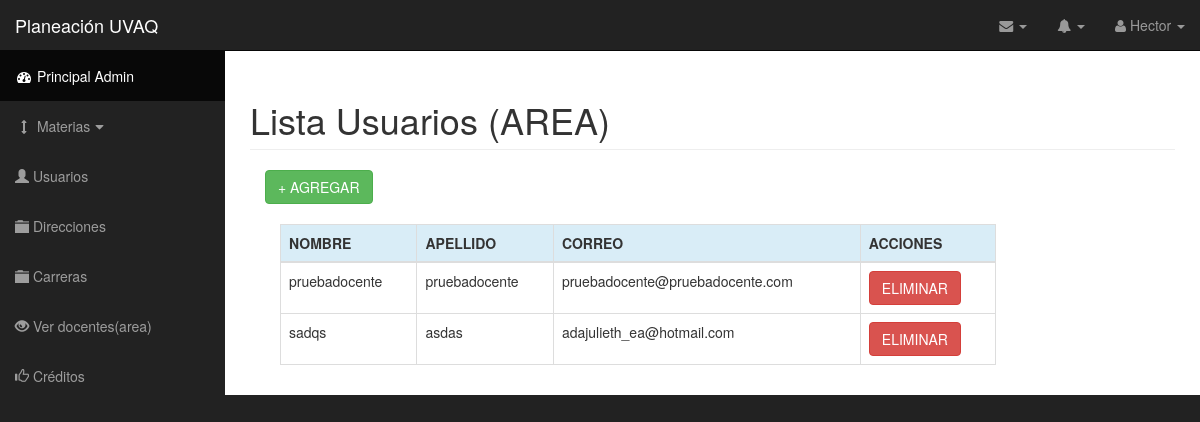
Before: /docentes.php (signed in) with the older database file.
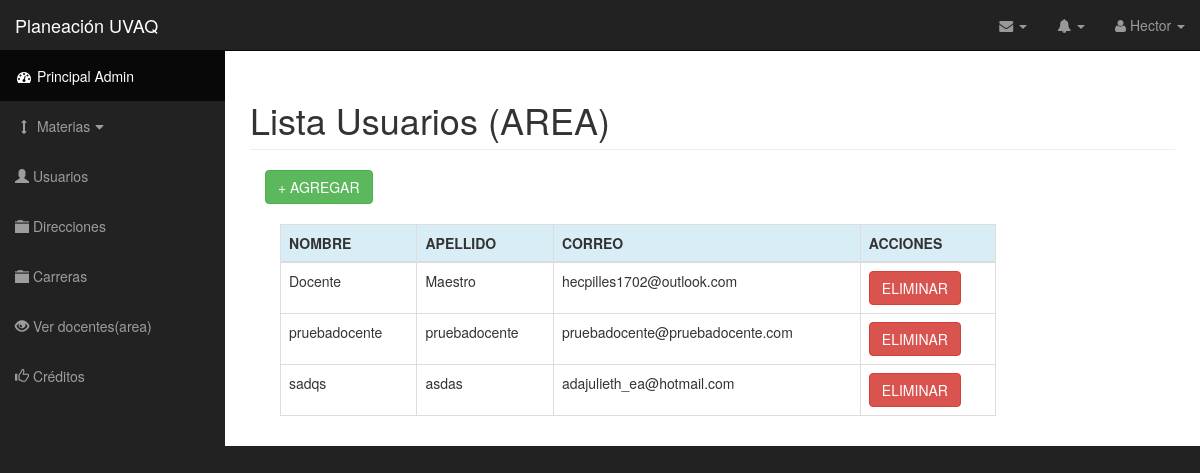
After: the same page with the newer database file.
### tables this page shows
CREATE TABLE `usuarios` (
  `id_usuario` int(11) NOT NULL,
  `usuario` varchar(20) NOT NULL,
  `nombre` varchar(40) NOT NULL,
  `apellido` varchar(40) NOT NULL,
  `pass` varchar(40) NOT NULL,
  `correo` varchar(50) NOT NULL,
  `grado_academ` varchar(50) NOT NULL,
  `formacion` varchar(40) NOT NULL,
  `admin` int(1) NOT NULL,
  `director` int(11) NOT NULL,
  `id_director` int(11) NOT NULL
);

### docentes.php (the view, shortened to what this page needs)
<?php include('conect.php'); ?>
<!DOCTYPE html>
<html lang="en">
    <?php include('head.php'); ?>
    <body>
        <div id="wrapper">
            <nav class="navbar navbar-inverse navbar-fixed-top" role="navigation">
                <?php include("navbarHeader.php"); include("sidebar.php"); ?>
            </nav>
            <div id="page-wrapper">
                <div class="container-fluid table-responsive">
                    <h1 class="page-header">
                    Lista Usuarios (AREA)
                    </h1>
                    <div class="col-md-12">
                        <?php
                        $sql = mysqli_query($link, "SELECT * FROM usuarios where  admin = '0' and director = '0' and id_director = $_SESSION[id_usuario]");
                        ?>
                        <a href="agregar_usudoc.php" class="btn btn-success" >+ AGREGAR</a><br><br>
                        <div class="col-lg-10 col-md-10 col-sm-12 col-xs-12">
                            <table class="table table-hover table-bordered table-responsive">
                                <thead>
                                    <tr class="info">
                                        <th>NOMBRE</th>
                                        <th>APELLIDO</th>
                                        <th>CORREO</th>
                                        <th>ACCIONES</th>
                                    </tr>
                                </thead>
                                <tbody>
                                   <?php while ($row = mysqli_fetch_row($sql)) {
                                    ?>
                                    <tr>
                                        <td><?php echo $row[2]; ?></td>
                                        <td><?php echo $row[3]; ?></td>
                                        <td><?php echo $row[5]; ?></td>
                                        <td><a href="eliminarUsr.php?id_usuario=<?php echo $row[0]; ?>" class="btn btn btn-danger">ELIMINAR</a></td>
                                        </tr>
                                    <?php
                                    } ?>
                                </tbody>
                            </table>
                        </div>
                    </div>
                </div>
            </div>
        </div>
    </body>
</html>

Changed rows visible on the page:
now on this page (row edited): usuarios: nombre "Docente", apellido "Maestro", correo "hecpilles1702@outlook.com"
